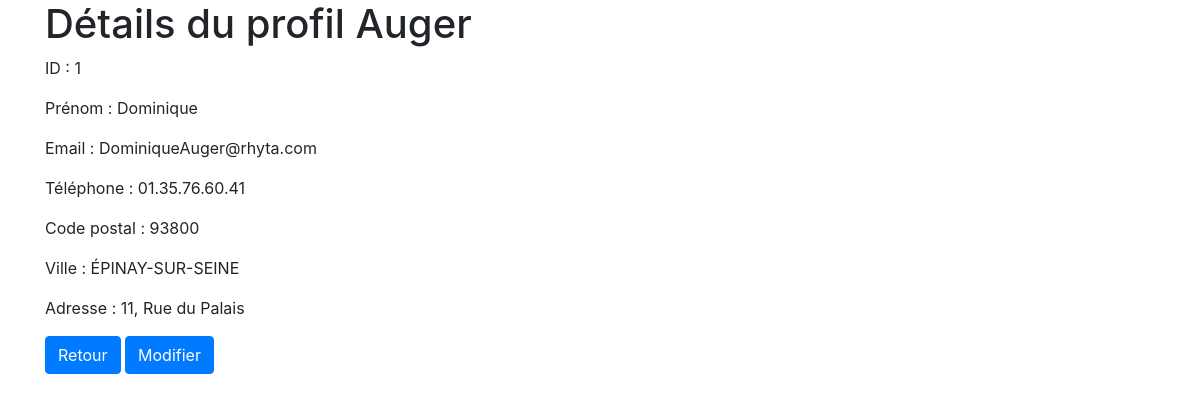
/DetailsUsers.php?id=1, run on the app's committed database.
### tables this page shows
CREATE TABLE `users` (
  `id` int NOT NULL,
  `firstname` varchar(255) DEFAULT NULL,
  `name` varchar(50) NOT NULL,
  `password` varchar(255) DEFAULT NULL,
  `email` varchar(50) DEFAULT NULL,
  `postcode` varchar(5) DEFAULT NULL,
  `ville` varchar(255) DEFAULT NULL,
  `address` text,
  `phone` varchar(20) DEFAULT NULL,
  `admin` int DEFAULT NULL
);

### DetailsUsers.php (the view, shortened to what this page needs)
<?php
if(isset($_GET['id']) && !empty($_GET['id'])){
    require_once('connect.php');
    $id = strip_tags($_GET['id']);
    $sql = 'SELECT * FROM `users` WHERE `id` = :id;';
    $query = $db->prepare($sql);
    $query->bindValue(':id', $id, PDO::PARAM_INT);
    $query->execute();
    $produit = $query->fetch();
}else{
    $_SESSION['erreur'] = "URL invalide";
    header('Location: AdminUsers.php');
}
?>
<!DOCTYPE html>
<html lang="fr">
<head>
    <link rel="stylesheet" href="https://stackpath.bootstrapcdn.com/bootstrap/4.4.1/css/bootstrap.min.css">
</head>
<body>
    <main class="container">
        <div class="row">
            <section class="col-12">
                <h1>Détails du profil <?= $produit['name'] ?></h1>
                <p>ID : <?= $produit['id'] ?></p>
                <p>Prénom : <?= $produit['firstname'] ?></p>
                <p>Email : <?= $produit['email'] ?></p>
                <p>Téléphone : <?= $produit['phone'] ?></p>
                <p>Code postal : <?= $produit['postcode'] ?></p>
                <p>Ville : <?= $produit['ville'] ?></p>
                <p>Adresse : <?= $produit['address'] ?></p>
                <p><a href="AdminUsers.php" class="btn btn-primary">Retour</a> <a href="EditUsers.php?id=<?= $produit['id'] ?>" class="btn btn-primary">Modifier</a></p>
            </section>
        </div>
    </main>
</body>
</html>

### data on the page
users: name "Auger", id "1", firstname "Dominique", email "DominiqueAuger@rhyta.com", phone "01.35.76.60.41", postcode "93800", ville "ÉPINAY-SUR-SEINE", address "11, Rue du Palais"
